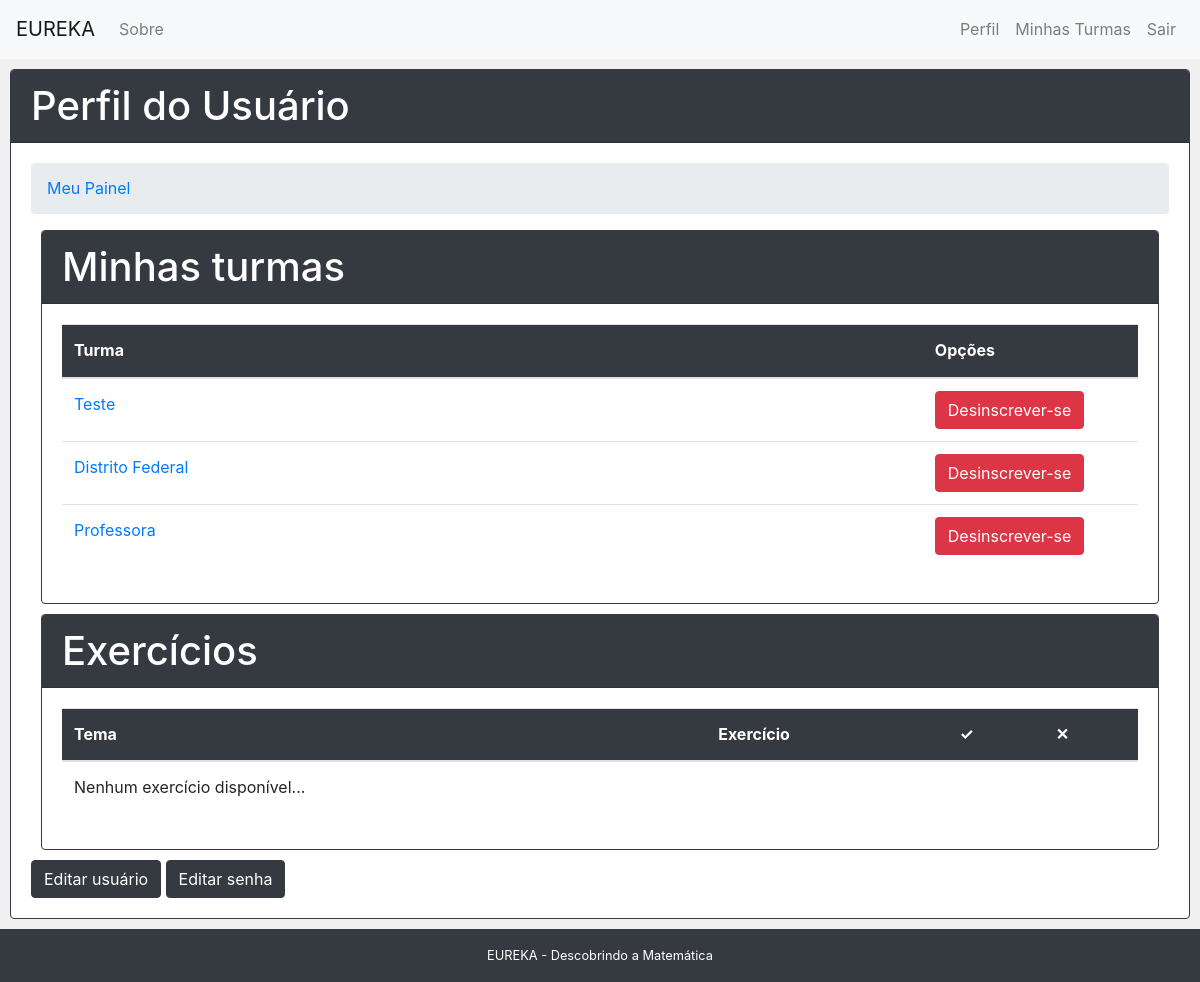
The app's page /usuario/ (signed in), older data.
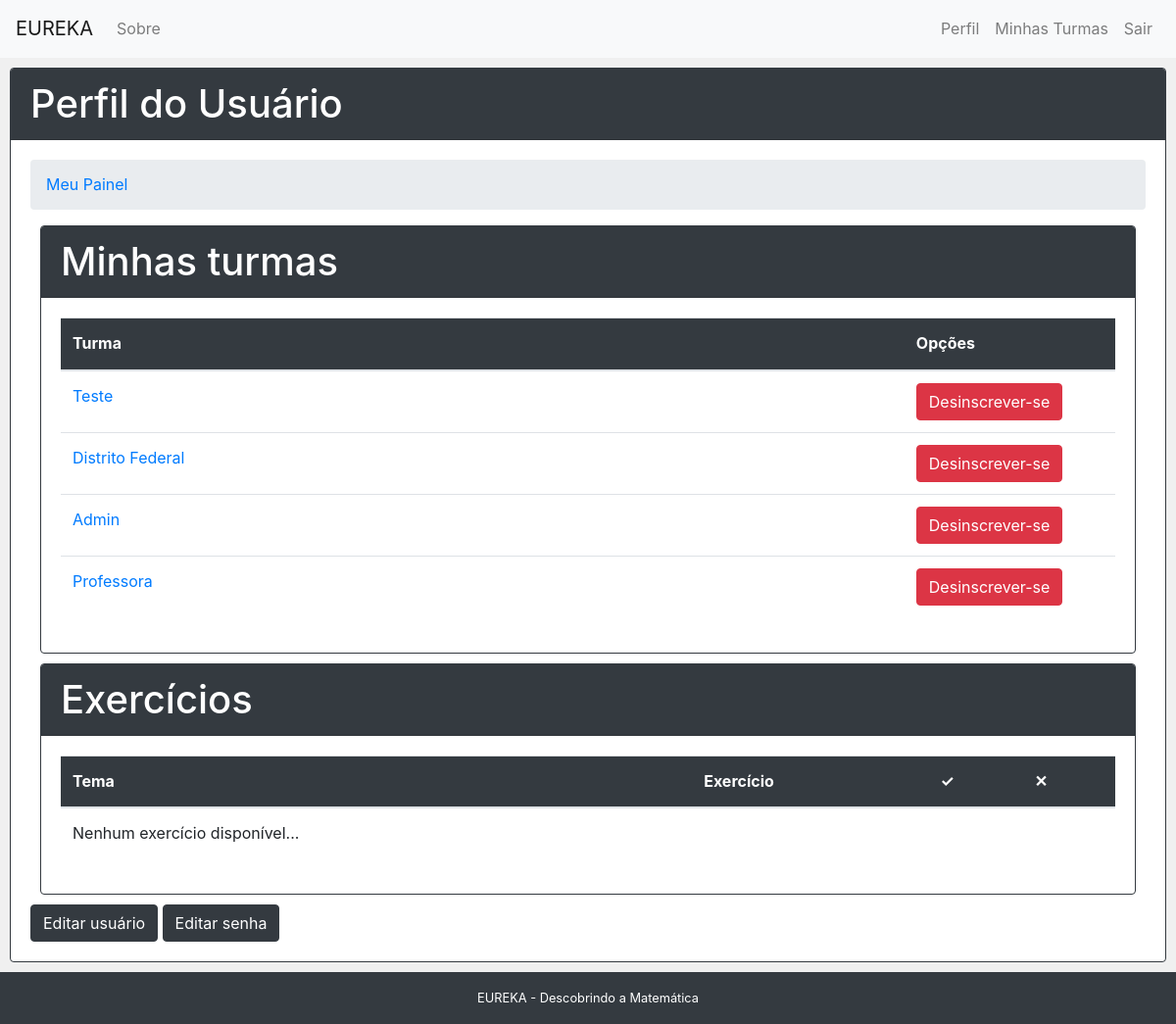
The same page, newer data.
### core/models.py (models this page shows)
class Aluno_Turma(models.Model):
	turma_id = models.ForeignKey('Turma', related_name = 'matriculas', on_delete=models.CASCADE)
	aluno_id = models.ForeignKey(get_user_model(), verbose_name = 'Usuário', related_name = 'matriculas', on_delete=models.CASCADE, null = True)
	class Meta:
		verbose_name = 'Inscrição'
		verbose_name_plural = 'Inscrições'
		unique_together = (('aluno_id','turma_id'),)

class Turma(models.Model):
	COURSE_OPTIONS = (
		('PUBLICA', 'Pública'),
		('PRIVADA', 'Privada'),
	)
	name = models.CharField('Nome', max_length=100)
	course_type = models.CharField('Tipo', max_length=9, choices=COURSE_OPTIONS, default='PUBLICA')
	responsible = models.ForeignKey('Usuario', on_delete=models.CASCADE)
	created_at = models.DateTimeField('Criado em', auto_now_add=True)
	updated_at = models.DateTimeField('Atualizado em', auto_now=True)
	def __str__(self):
		return self.name

### core/views/user.py (the view)
# urls.py: path('usuario/', views.usuario, name='usuario'),
@login_required
def usuario(request):
	turmas = Turma.objects.filter(responsible= request.user)
	aluno_exercicios = Aluno_Exercicio.objects.filter(aluno_id=request.user)
	print(aluno_exercicios)
	context = {
		'turmas' : turmas,
		'aluno_exercicios' : aluno_exercicios
	}
	return render(request,'user/usuario.html', context)

### core/models.py (called while the page is built)
	def __str__(self):
		return self.name

### core/templatetags/version.py (called while the page is built)
@register.simple_tag
def load_my_courses(user):
	return Aluno_Turma.objects.filter(aluno_id=user)

### core/templates/user/usuario.html (shortened to what this page needs)
{% extends "base.html" %}
{% load version %}
{% block content %}
<div class="card cardEspecial">
	<div class="card-header bg-dark text-white">
		<h1>Perfil do Usuário</h1>
	</div>
	<div class="card-body">
		<div class="pure-u-1">
			<ul class="breadcrumb">
				{% block breadcrumb %}
				<li><a href="{% url 'usuario' %}">Meu Painel</a></li>
				{% endblock %}
			</ul>
		</div>
		<div>
			{% block dashboard_content %}
				<div class="card cardEspecial">
					<div class="card-header bg-dark text-white">
						<h1>Minhas turmas</h1>
					</div>
					<div class="card-body">
						<table class="table">
							<thead class="bg-dark text-white">
								<tr>
									<th scope="col">Turma</th>
									<th scope="col" style="width: 20%">Opções</th>
								</tr>
							</thead>
							<tbody>
							{% if user.user_type == 'ALUNO' %}
								{% load_my_courses user as matriculas %}
								{% for matricula in matriculas %}
									<tr>
										<td><a href="{% url 'turma' matricula.turma_id.pk %}">{{ matricula.turma_id }}</a></td>
										<td><a href="{% url 'desmatricular' matricula.turma_id.pk %}" class="btn btn-danger">Desinscrever-se</a></td>
									</tr>
								{% empty %}
									<tr>
										<td>Nenhuma turma disponível...</td>
									</tr>
								{% endfor %}
							{% endif %}
						  </tbody>
						</table>
					</div>
				</div>
				<div class="card cardEspecial">
					<div class="card-header bg-dark text-white">
						<h1>Exercícios</h1>
					</div>
					<div class="card-body">
						<table class="table">
							<thead class="bg-dark text-white">
								<tr>
									<th scope="col">Tema</th>
									<th scope="col">Exercício</th>
									<th scope="col">&#10003;</th>
									<th scope="col">&#10005;</th>
								</tr>
							</thead>
							<tbody>
								{% for aluno_exercicio in aluno_exercicios %}
									<tr>
										<td>{{aluno_exercicio.exercicio_id.tema_id}}</td>
										<td>{{aluno_exercicio.exercicio_id}}</td>
										<td>{{aluno_exercicio.corrects}}</td>
										<td>{{aluno_exercicio.wrongs}}</td>
									</tr>
								{% empty %}
									<tr>
										<td>Nenhum exercício disponível...</td>
									</tr>
								{% endfor %}
						  </tbody>
						</table>
					</div>
				</div>
				<form action="{% url 'editar_usuario' %}" style="display:inline-block;">
					<input type="submit" value="Editar usuário" class="btn btn-dark"/>
				</form>
				<form action="{% url 'editar_senha' %}" style="display:inline-block;">
					<input type="submit" value="Editar senha" class="btn btn-dark"/>
				</form>
			{% endblock %}
		</div>
	</div>
</div>
{% endblock %}

### core/templates/base.html (shortened to what this page needs)
<!doctype html>
{% load static %}
<html lang="pt-br">
<head>
	<link rel="stylesheet" href="http://yui.yahooapis.com/pure/0.3.0/pure-min.css">
	<link rel="stylesheet" href="https://maxcdn.bootstrapcdn.com/bootstrap/4.1.3/css/bootstrap.min.css"/>
	<link rel="stylesheet" href="{% static 'css/styles.css' %}" />
</head>
<body style="background-color: #F0F0F0;">
<nav class="navbar navbar-expand-md navbar-light bg-light">
    <a class="navbar-brand abs" href="{% url 'home' %}">EUREKA</a>
    <div class="navbar-collapse collapse" id="collapsingNavbar">
        <ul class="navbar-nav">
            <li class="nav-item">
                <a class="nav-link" href="{% url 'sobre' %}">Sobre</a>
            </li>
        </ul>
        <ul class="navbar-nav ml-auto">
            {% if user.is_authenticated %}
	            <li class="nav-item">
	                <a class="nav-link" href="{% url 'usuario' %}">Perfil</a>
	            </li>
	            <li class="nav-item">
	                <a class="nav-link" href="{% url 'index' %}">Minhas Turmas</a>
            	</li>
	            <li class="nav-item">
	                <a class="nav-link" href="{% url 'logout' %}">Sair</a>
	            </li>
	        {% else %}
	            <li class="nav-item">
	                <a class="nav-link" href="{% url 'login' %}">Entrar</a>
	            </li>
	        {% endif %}
        </ul>
    </div>
</nav>
<div class="content">
	{% block content %}{% endblock %}
	<div class="footer">
		EUREKA - Descobrindo a Matemática
	</div>
</div>
</body>
</html>

### core/static/css/styles.css (style rules this page uses)
* { -webkit-box-sizing: border-box; -moz-box-sizing: border-box; box-sizing: border-box; }
body { margin: 0 auto; line-height: 1.7em; }
.footer { background: #2d3e50; color: #fff; text-align: center; padding: 1em; font-size: 80%; }
.footer { background: #343a40; color: white; text-align: center; padding: 1em; font-size: 80%; }
.card { margin-left: 10px; margin-right: 10px; margin-top: 10px; margin-bottom: 10px; border-style: solid; border-color: #343a40; border-width: 1px; }
.cardEspecial { margin-left: 10px; margin-right: 10px; margin-top: 10px; margin-bottom: 10px; }
.cardEspecial h1 { margin-top: 0px; margin-bottom: 0px; }
a.nav-link { color: white; text-decoration: none; }

Row changes from the older to the newer data that the page shows:
added Aluno_Turma: turma_id "Admin"
